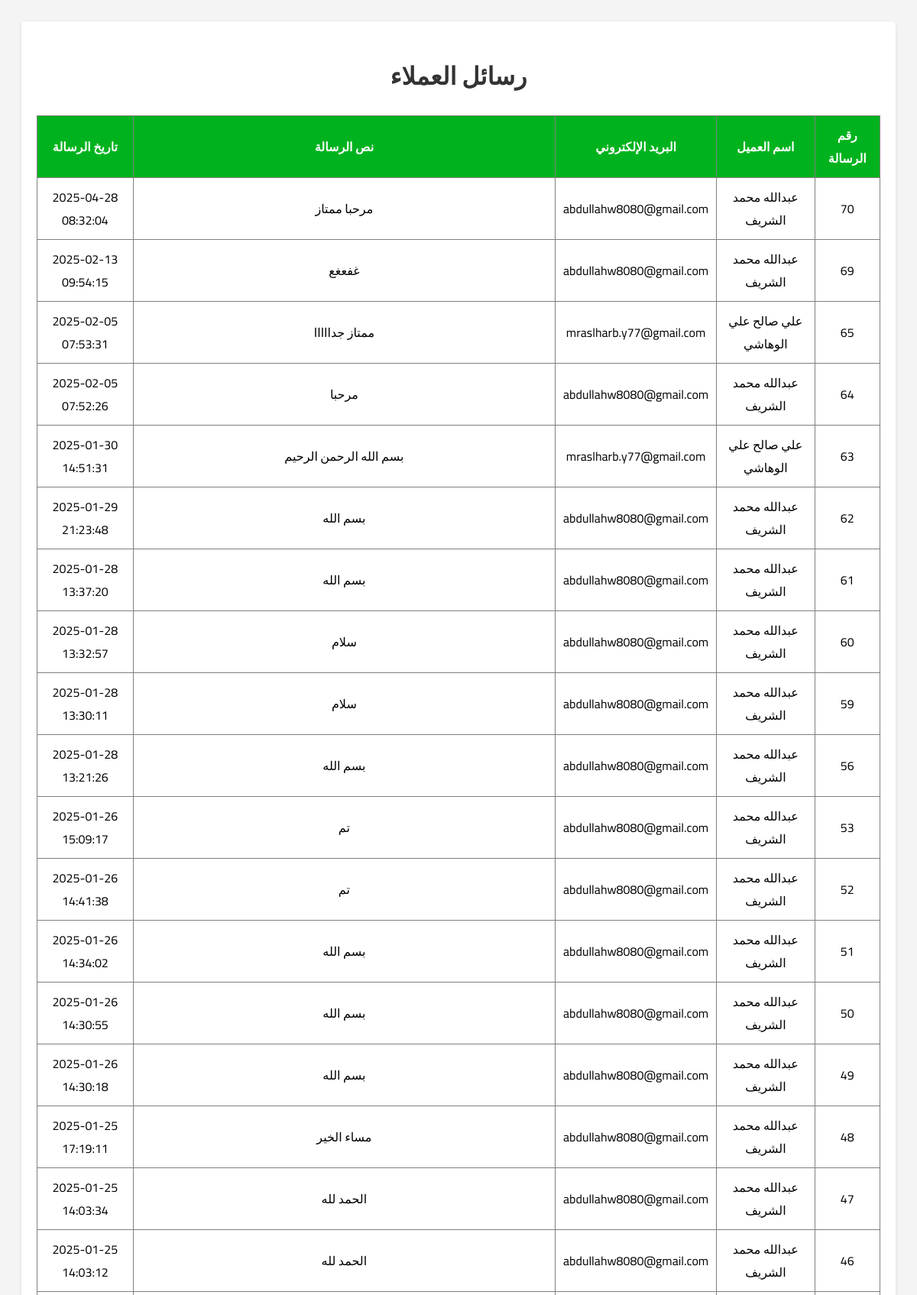
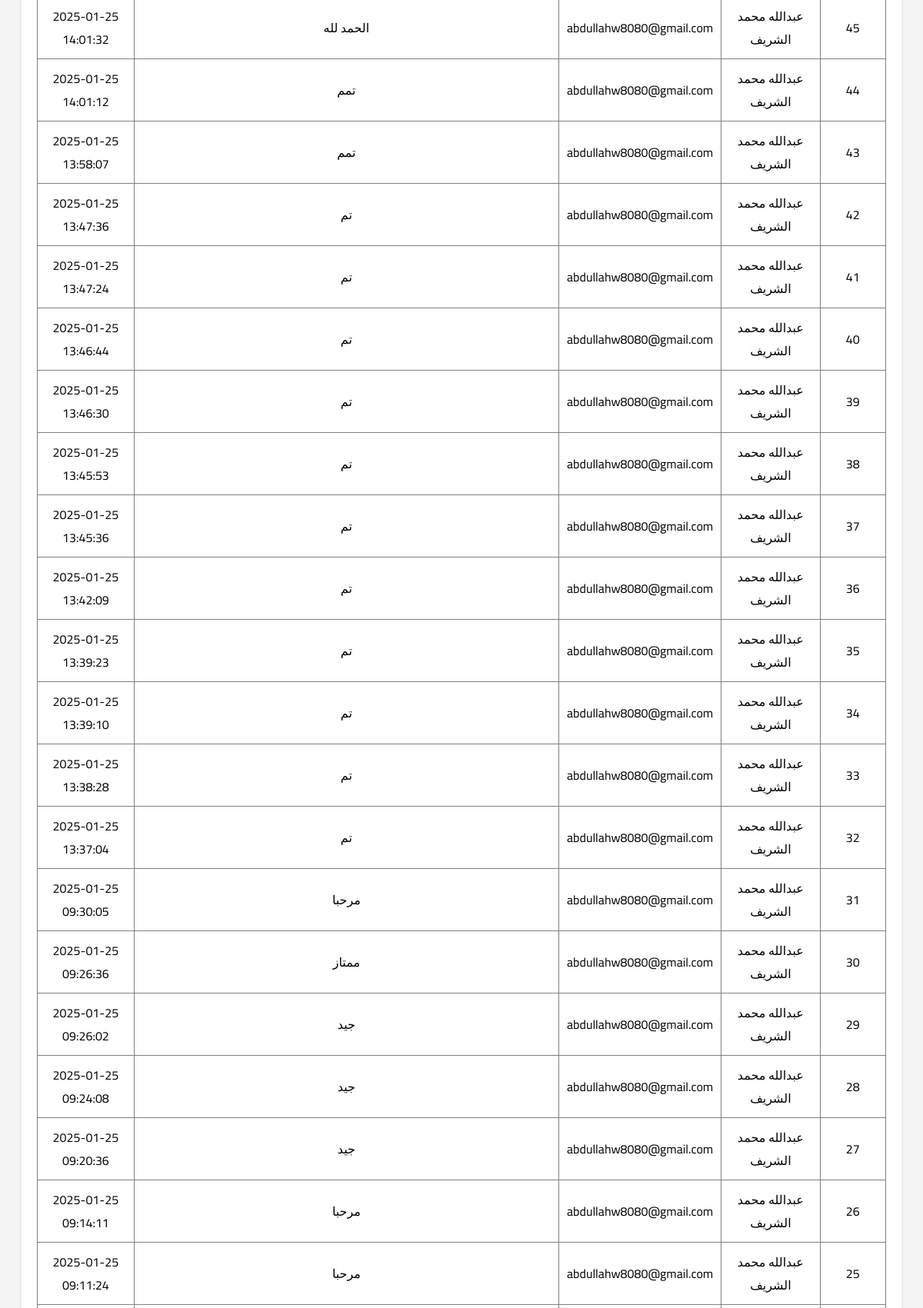
Page /admin/messages.php (signed in, upper part) on the committed database (2 pictures, top to bottom).
### tables this page shows
CREATE TABLE `user_comments` (
  `Co_id` int(11) NOT NULL,
  `comment` varchar(255) NOT NULL,
  `user_id` int(5) NOT NULL,
  `comment_date` timestamp NOT NULL DEFAULT current_timestamp()
);

CREATE TABLE `users` (
  `User_id` int(11) NOT NULL,
  `User_name` varchar(100) NOT NULL,
  `User_email` varchar(100) NOT NULL,
  `User_phone` varchar(20) NOT NULL,
  `Type_user_id` int(11) NOT NULL,
  `Password` varchar(50) NOT NULL
);

### admin/messages.php (the view, shortened to what this page needs)
<?php
    require('../database/connect_to_database.php');
?>
<!DOCTYPE html>
<html lang="ar" dir="rtl">
<head>
    <link rel="stylesheet" href="Style.css">
</head>
<body>
    <div class="content" style="flex: 1;">
    <h1>رسائل العملاء</h1>
    <table border="1">
            <tr>
                <th>رقم الرسالة</th>
                <th>اسم العميل</th>
                <th>البريد الإلكتروني</th>
                <th>نص الرسالة</th>
                <th>تاريخ الرسالة</th>
            </tr>
             <?php
                $qurey = ("SELECT
                    User_comments.Co_id,
                    User_comments.comment,
                    User_comments.comment_date,
                    Users.User_name,
                    Users.User_email
                    FROM
                    User_comments
                    INNER JOIN
                    Users ON user_comments.user_id = Users.User_id
                    ORDER BY
                    User_comments.Co_id DESC");
                $result = mysqli_query($conn ,$qurey);
                while($row = mysqli_fetch_assoc($result)){
             ?>
             <tr>
                <td><?php echo $row['Co_id'];?></td>
                <td><?php echo $row['User_name'];?></td>
                <td><?php echo $row['User_email'];?></td>
                <td><?php echo $row['comment'];?></td>
                <td><?php echo $row['comment_date'];?></td>
             </tr>
     <?php } ?>
    </table>
 </div>
</body>
</html>

### admin/Style.css (style rules this page uses)
* { text-decoration: none; font-family: "Cairo", serif; }
body { display: flex; background-color: #f4f4f4; justify-content: center; text-align: center; }
.content { text-align: center; flex: 0.7; padding: 20px; box-sizing: border-box; background-color: white; border-radius: 5px; margin: 20px; box-shadow: 0 2px 5px rgba(0, 0, 0, 0.1); }
h1, h2 { color: #333; }
table { width: 100%; border-collapse: collapse; margin-top: 20px; background-color: white; }
table th { padding: 10px; background-color: #00b31e; color: white; }
table td { padding: 10px; border: 3 solid black; text-align: center; }

### rows in the picture
user_comments: Co_id "70", user.User_name "عبدالله محمد الشريف", user.User_email "abdullahw8080@gmail.com", comment "مرحبا ممتاز", comment_date "2025-04-28 08:32:04"
user_comments: Co_id "69", user.User_name "عبدالله محمد الشريف", user.User_email "abdullahw8080@gmail.com", comment "غفعغع", comment_date "2025-02-13 09:54:15"
user_comments: Co_id "65", user.User_name "علي صالح علي الوهاشي", user.User_email "mraslharb.y77@gmail.com", comment "ممتاز جدااااا", comment_date "2025-02-05 07:53:31"
user_comments: Co_id "64", user.User_name "عبدالله محمد الشريف", user.User_email "abdullahw8080@gmail.com", comment "مرحبا", comment_date "2025-02-05 07:52:26"
user_comments: Co_id "63", user.User_name "علي صالح علي الوهاشي", user.User_email "mraslharb.y77@gmail.com", comment "بسم الله الرحمن الرحيم", comment_date "2025-01-30 14:51:31"
user_comments: Co_id "62", user.User_name "عبدالله محمد الشريف", user.User_email "abdullahw8080@gmail.com", comment "بسم الله", comment_date "2025-01-29 21:23:48"
user_comments: Co_id "61", user.User_name "عبدالله محمد الشريف", user.User_email "abdullahw8080@gmail.com", comment "بسم الله", comment_date "2025-01-28 13:37:20"
user_comments: Co_id "60", user.User_name "عبدالله محمد الشريف", user.User_email "abdullahw8080@gmail.com", comment "سلام", comment_date "2025-01-28 13:32:57"
user_comments: Co_id "59", user.User_name "عبدالله محمد الشريف", user.User_email "abdullahw8080@gmail.com", comment "سلام", comment_date "2025-01-28 13:30:11"
user_comments: Co_id "56", user.User_name "عبدالله محمد الشريف", user.User_email "abdullahw8080@gmail.com", comment "بسم الله", comment_date "2025-01-28 13:21:26"
user_comments: Co_id "53", user.User_name "عبدالله محمد الشريف", user.User_email "abdullahw8080@gmail.com", comment "تم", comment_date "2025-01-26 15:09:17"
user_comments: Co_id "52", user.User_name "عبدالله محمد الشريف", user.User_email "abdullahw8080@gmail.com", comment "تم", comment_date "2025-01-26 14:41:38"
user_comments: Co_id "51", user.User_name "عبدالله محمد الشريف", user.User_email "abdullahw8080@gmail.com", comment "بسم الله", comment_date "2025-01-26 14:34:02"
user_comments: Co_id "50", user.User_name "عبدالله محمد الشريف", user.User_email "abdullahw8080@gmail.com", comment "بسم الله", comment_date "2025-01-26 14:30:55"
user_comments: Co_id "49", user.User_name "عبدالله محمد الشريف", user.User_email "abdullahw8080@gmail.com", comment "بسم الله", comment_date "2025-01-26 14:30:18"
user_comments: Co_id "48", user.User_name "عبدالله محمد الشريف", user.User_email "abdullahw8080@gmail.com", comment "مساء الخير", comment_date "2025-01-25 17:19:11"
user_comments: Co_id "47", user.User_name "عبدالله محمد الشريف", user.User_email "abdullahw8080@gmail.com", comment "الحمد لله", comment_date "2025-01-25 14:03:34"
user_comments: Co_id "46", user.User_name "عبدالله محمد الشريف", user.User_email "abdullahw8080@gmail.com", comment "الحمد لله", comment_date "2025-01-25 14:03:12"
user_comments: Co_id "45", user.User_name "عبدالله محمد الشريف", user.User_email "abdullahw8080@gmail.com", comment "الحمد لله", comment_date "2025-01-25 14:01:32"
user_comments: Co_id "44", user.User_name "عبدالله محمد الشريف", user.User_email "abdullahw8080@gmail.com", comment "تمم", comment_date "2025-01-25 14:01:12"
user_comments: Co_id "43", user.User_name "عبدالله محمد الشريف", user.User_email "abdullahw8080@gmail.com", comment "تمم", comment_date "2025-01-25 13:58:07"
user_comments: Co_id "42", user.User_name "عبدالله محمد الشريف", user.User_email "abdullahw8080@gmail.com", comment "تم", comment_date "2025-01-25 13:47:36"
user_comments: Co_id "41", user.User_name "عبدالله محمد الشريف", user.User_email "abdullahw8080@gmail.com", comment "تم", comment_date "2025-01-25 13:47:24"
user_comments: Co_id "40", user.User_name "عبدالله محمد الشريف", user.User_email "abdullahw8080@gmail.com", comment "تم", comment_date "2025-01-25 13:46:44"
user_comments: Co_id "39", user.User_name "عبدالله محمد الشريف", user.User_email "abdullahw8080@gmail.com", comment "تم", comment_date "2025-01-25 13:46:30"
user_comments: Co_id "38", user.User_name "عبدالله محمد الشريف", user.User_email "abdullahw8080@gmail.com", comment "تم", comment_date "2025-01-25 13:45:53"
user_comments: Co_id "37", user.User_name "عبدالله محمد الشريف", user.User_email "abdullahw8080@gmail.com", comment "تم", comment_date "2025-01-25 13:45:36"
user_comments: Co_id "36", user.User_name "عبدالله محمد الشريف", user.User_email "abdullahw8080@gmail.com", comment "تم", comment_date "2025-01-25 13:42:09"
user_comments: Co_id "35", user.User_name "عبدالله محمد الشريف", user.User_email "abdullahw8080@gmail.com", comment "تم", comment_date "2025-01-25 13:39:23"
user_comments: Co_id "34", user.User_name "عبدالله محمد الشريف", user.User_email "abdullahw8080@gmail.com", comment "تم", comment_date "2025-01-25 13:39:10"
user_comments: Co_id "33", user.User_name "عبدالله محمد الشريف", user.User_email "abdullahw8080@gmail.com", comment "تم", comment_date "2025-01-25 13:38:28"
user_comments: Co_id "32", user.User_name "عبدالله محمد الشريف", user.User_email "abdullahw8080@gmail.com", comment "تم", comment_date "2025-01-25 13:37:04"
user_comments: Co_id "31", user.User_name "عبدالله محمد الشريف", user.User_email "abdullahw8080@gmail.com", comment "مرحبا", comment_date "2025-01-25 09:30:05"
user_comments: Co_id "30", user.User_name "عبدالله محمد الشريف", user.User_email "abdullahw8080@gmail.com", comment "ممتاز", comment_date "2025-01-25 09:26:36"
user_comments: Co_id "29", user.User_name "عبدالله محمد الشريف", user.User_email "abdullahw8080@gmail.com", comment "جيد", comment_date "2025-01-25 09:26:02"
user_comments: Co_id "28", user.User_name "عبدالله محمد الشريف", user.User_email "abdullahw8080@gmail.com", comment "جيد", comment_date "2025-01-25 09:24:08"
user_comments: Co_id "27", user.User_name "عبدالله محمد الشريف", user.User_email "abdullahw8080@gmail.com", comment "جيد", comment_date "2025-01-25 09:20:36"
user_comments: Co_id "26", user.User_name "عبدالله محمد الشريف", user.User_email "abdullahw8080@gmail.com", comment "مرحبا", comment_date "2025-01-25 09:14:11"
user_comments: Co_id "25", user.User_name "عبدالله محمد الشريف", user.User_email "abdullahw8080@gmail.com", comment "مرحبا", comment_date "2025-01-25 09:11:24"
